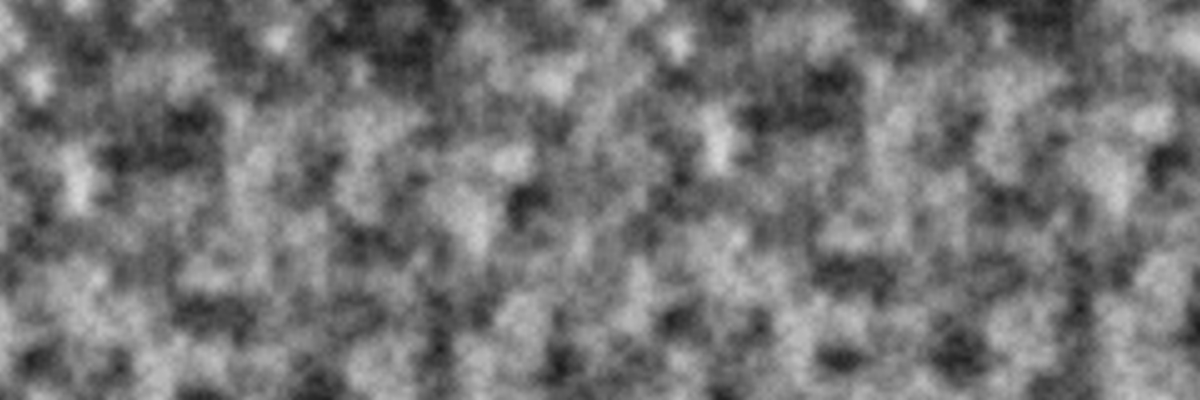
Frame 1 (no input)
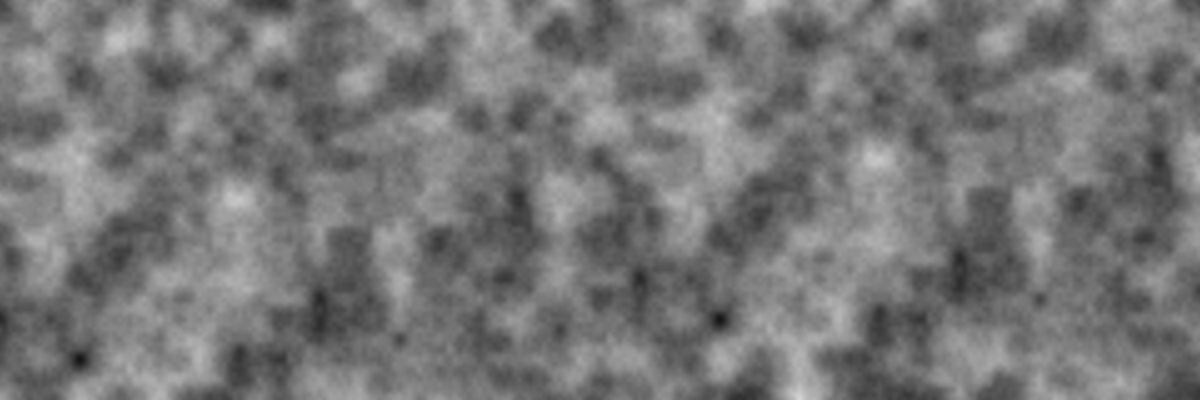
Frame 60 (the mouse pressed at the canvas centre just before this capture)
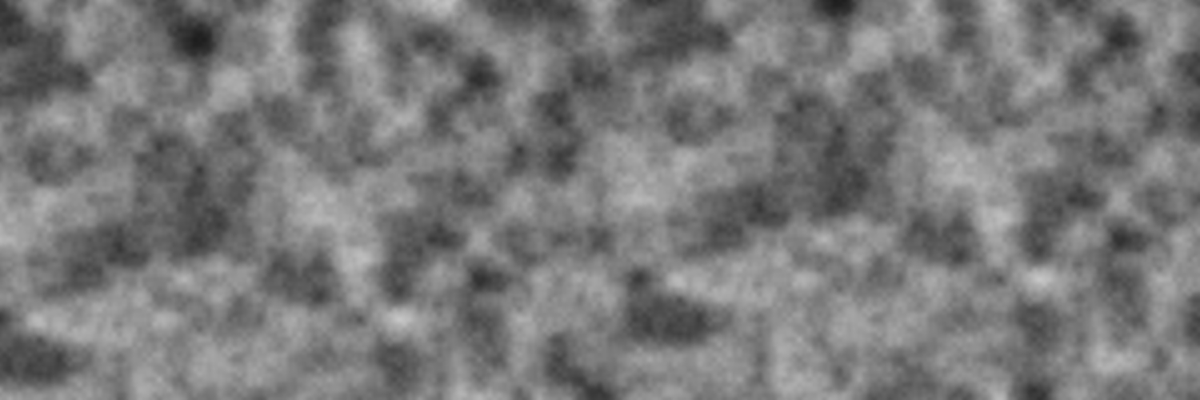
Frame 120 (the mouse held since frame 60 and released just before this capture)

The Processing sketch that drew these frames (run headless with seeded random() and noise(); from frame 60 on, the mouse is pressed at the canvas centre):

// Processing sketch: sketch_2_7
// ── sketch_2_7.pde
float increment = 0.02;
float zoff = 0.0;
float zincrement = 0.045;

void setup() {
  size(1500, 500);
}

void draw() {
  background(0);
  loadPixels();

  // create random noise values, to have a difference in the brightness
  float xoff = 0.0; 
  for (int x = 0; x < width; x++) {
    xoff += increment;   
    float yoff = 0.0;   
    for (int y = 0; y < height; y++) {
      yoff += increment; 

      // continuously change the clouds pattern; in a 3D space 
      float bright = noise(xoff,yoff,zoff)*255;

      // it generates the picture 
      pixels[x+y*width] = color(bright);
    }
  }

  updatePixels();
  zoff += zincrement;
}
